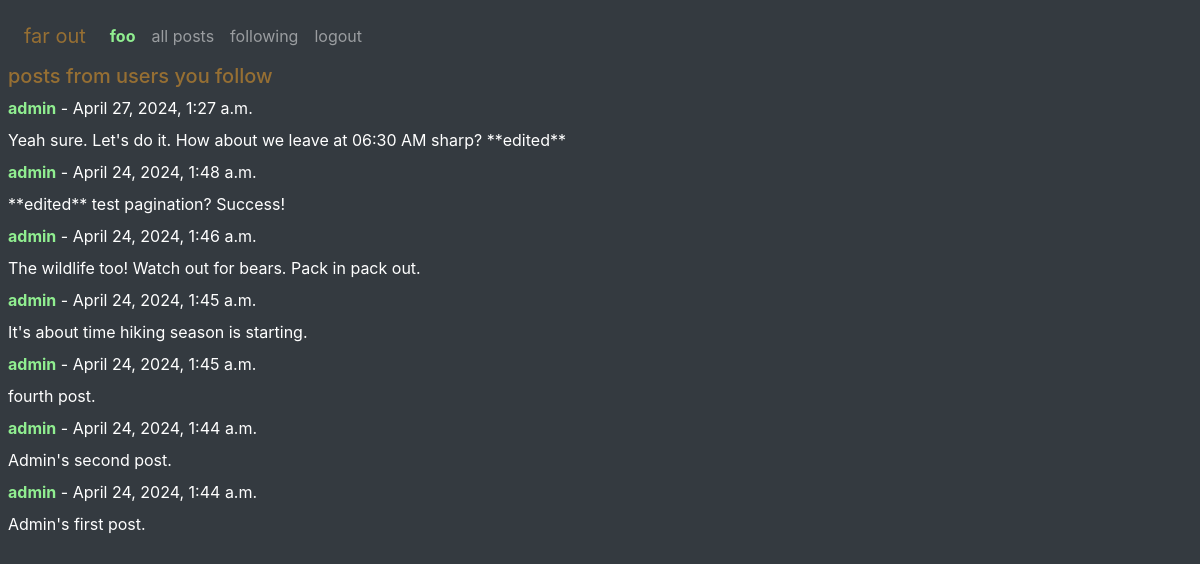
The app's page /following_posts (signed in) with its own data.
### network/models.py (models this page shows, shortened)
class User(AbstractUser):
    followers = models.ManyToManyField('self', symmetrical=False, related_name='following')

class Posts(models.Model):
    user = models.ForeignKey(User, on_delete=models.CASCADE)
    text = models.TextField(max_length=6000)
    timestamp = models.DateTimeField(default=timezone.now)
    post_likes = models.ManyToManyField(User, related_name='post_likes', blank=True)

### network/views.py (the view)
# urls.py: path("following_posts", views.following_posts, name="following_posts"),
@login_required
def following_posts(request):
    if (request.user.is_authenticated):
        followed_users = request.user.following.all()
        posts = Posts.objects.filter(user__in=followed_users).order_by('-timestamp')
        return render(request, "network/following_posts.html", {"posts": posts})
    else:
        return HttpResponseRedirect(reverse("login"))

### network/templates/network/following_posts.html (shortened to what this page needs)
{% extends "network/layout.html" %}
{% block body %}
<h5 style="color: rgba(150, 111, 51, 1);">posts from users you follow</h5>
{% for post in posts %}
<div class="post">
    <p><b><a href="{% url 'profile' post.user.username %}">{{ post.user }}</a></b> - {{ post.timestamp }}</p>
    <p>{{ post.text }}</p>
</div>
{% empty %}
<p>No posts from followed users yet.</p>
{% endfor %}
{% endblock %}

### network/templates/network/layout.html (shortened to what this page needs)
{% load static %}
<!DOCTYPE html>
<html lang="en">
    <head>
        <link rel="stylesheet" href="https://stackpath.bootstrapcdn.com/bootstrap/4.4.1/css/bootstrap.min.css">
    </head>
    <body class="bg-dark">
        <nav class="navbar navbar-expand-lg navbar-dark bg-dark">
            <a class="navbar-brand" href="{% url 'index' %}" style="color: rgba(150, 111, 51, 1);">far out</a>
            <div>
              <ul class="navbar-nav mr-auto">
                {% if user.is_authenticated %}
                    <li class="nav-item">
                        <a class="nav-link" href="{% url 'profile' user.username %}">
                            <strong style="color: rgba(144, 238, 144, 1)">{{ user.username }}</strong></a>
                    </li>
                {% endif %}
                <li class="nav-item">
                  <a class="nav-link" href="{% url 'index' %}">all posts</a>
                </li>
                {% if user.is_authenticated %}
                    <li class="nav-item">
                        <a class="nav-link" href="{% url 'following_posts' %}">following</a>
                    </li>
                    <li class="nav-item">
                        <a class="nav-link" href="{% url 'logout' %}">logout</a>
                    </li>
                {% endif %}
              </ul>
            </div>
          </nav>
        <div class="body bg-dark">
            {% block body %}
            {% endblock %}
        </div>
    </body>
</html>

### network/templates/network/layout.html (style rules this page uses)
:root { --taosurl: url('https://fatmap-digitiser-assets.imgix.net/collections/c3ab099a-82e6-4b4d-952a-b5d9a1818a46?w=2000&amp;fit=crop&amp;auto=compress%2Cformat'); }
body { color: #fff; background-color: black; padding: 0.5rem; }
a { color: rgba(144, 238, 144, 1); text-decoration: none; cursor: pointer; }
p { margin-bottom: 0.5rem !important }

### records on screen
User: username "foo"
Posts: user "admin", timestamp "April 27, 2024, 1:27 a.m.", text "Yeah sure. Let's do it. How about we leave at 06:30 AM sharp? **edited**"
Posts: user "admin", timestamp "April 24, 2024, 1:48 a.m.", text "**edited** test pagination? Success!"
Posts: user "admin", timestamp "April 24, 2024, 1:46 a.m.", text "The wildlife too! Watch out for bears. Pack in pack out."
Posts: user "admin", timestamp "April 24, 2024, 1:45 a.m.", text "It's about time hiking season is starting."
Posts: user "admin", timestamp "April 24, 2024, 1:45 a.m.", text "fourth post."
Posts: user "admin", timestamp "April 24, 2024, 1:44 a.m.", text "Admin's second post."
Posts: user "admin", timestamp "April 24, 2024, 1:44 a.m.", text "Admin's first post."
